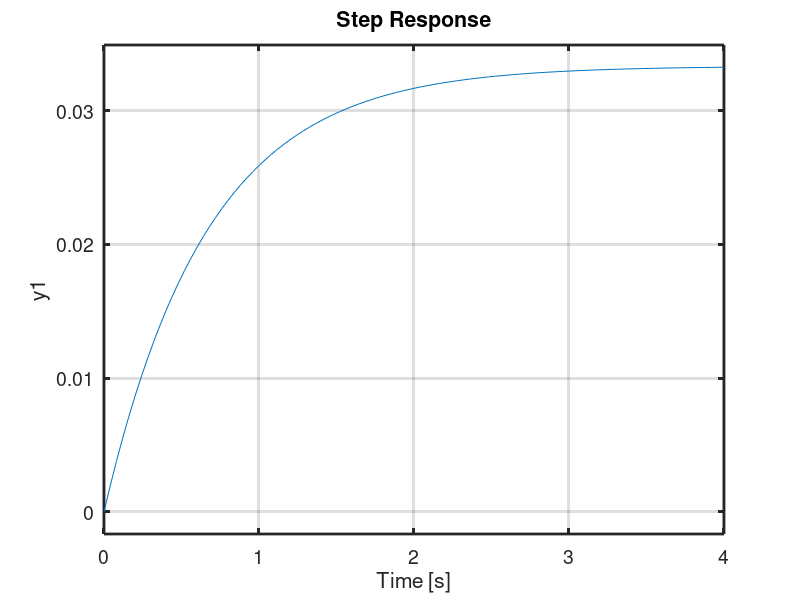

Recreate this plot in MATLAB. (Note: this script raises an error after producing the figure.)
% Se resuelve el ej 5 del TP 2

% - - - - - - - - - - COSAS PARA CORRER EN OCTAVE - - - - - - - - - - 
pkg load control;
% - - - - - - - - - - - - - - - - - - - - - - - - - - - - - - - - - - - - - - - - 

% DATOS
Ke = 20; K1 = Ke;
Kt = 20; K2 = Kt;
La = 100e-3; L = La;
Ra = 20; Rm = Ra;
J = 20;
B = 10;

a0 = (J*Rm)/K2;
b0 = (B*Rm)/K2 + K1;
c0 = a0/b0;

disp(cstrcat("a0: ", num2str(a0)));
disp(cstrcat("b0: ", num2str(b0)));

% Transferencia sin el polo (osea la aproximacion)
H0 = tf([1], [a0 b0]);

% mi solución ANALitica (mm rico)
ytanal = @(t) u(t).*(1/b0 - c0.*exp(-(1/c0).*t));

% Grafico ambas curvas en el mismo plot
figure();
hold on;
grid on;
set(gca, "linewidth", 2, "fontsize", 14);
step(H0);
[ytnum, x] = step(H0); hold on;
plot(x, ytanal(x), "r;Analitica;"); hold on;
h = findobj(gca, 'type', 'line');
set(h, 'LineWidth', 4)
legend();
